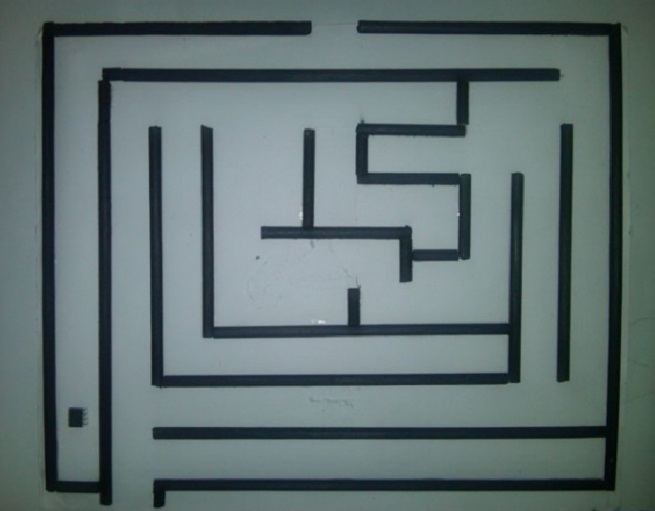
%> input picture laberinto_pdf.jpg, 655 x 511 px
$ octave resuelve_lab.m   (GNU Octave 9; MATLAB toolbox functions it lacks are replaced by stand-ins)
%> lines starting %> are read from the running program, lines starting %| are printed output that depends on the picture; in (x1, y1, x2, y2) boxes, pixels count from 0 and x2, y2 are one past the last pixel; in counts of white or black regions, pixels touching at a corner belong together; the program's own positions count from 1
%LIMPIA LA PANTALLA Y TODAS LAS
%VARIABLES
clear all;
clc
%SELECCIONA IMAGEN Y LA CAMBIA A
%ESCALA DE GRISES
A=imread('laberinto_pdf.jpg');
%> A is the input picture: size 511x655x3 uint8; mean R, G, B 97.8, 113.7, 114.4
figure(1)
imshow(A);
[d1,d2,d3] = size(A);
%> d1 = 511; d2 = 655; d3 = 3
O=d1*d2;
%> O = 334705
if (d3>=3)
d=rgb2gray(A);
else
 d=(A);
end
% MUESTRA EL TAMA袿 DE LA IMAGEN Y
%CREA OTRAS DOS MATRICES DEL MISMO
% TAMA袿
C=size(A);
%> C = [511 655 3]
B=zeros(d1,d2);
B2=zeros(d1,d2);
figure(2)
imshow(d);
whos
%HACE UN RECORTE DE LA IMAGEN
g=d1;
%> g = 511
h=d2;
%> h = 655
for i= 1:g
 for j=1:h
 m(i,j)=d(i,j);
 end
end

%CONVIERTE LA IMAGEN A BINARIO
A=0;
I=im2double(d);
for i=1:d1
 for j=1:d2
 A=A + I(i,j);
 end
end
%> after the loop, A = 143129.9
media=A/O*.6;
%> media = 0.257
J=im2double(m);
for i=1:g
 for j=1:h
 if J(i,j)< media
 J(i,j)=0;
 else
 J(i,j)=1;
 end
 end
end
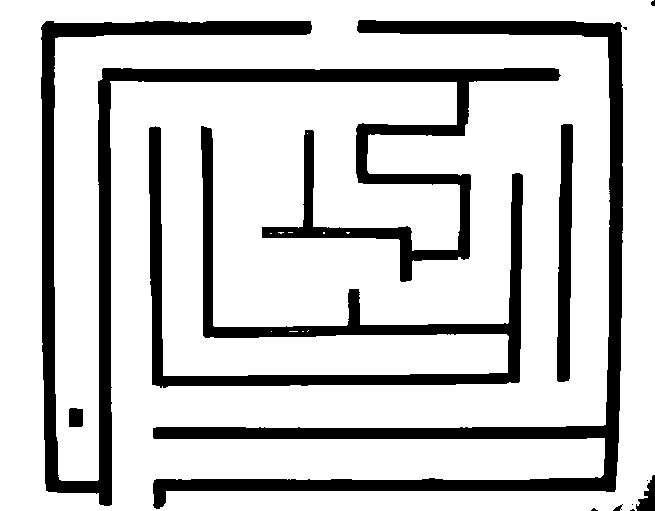
%> J: size 511x655 double; values 0 (black) and 1 (white), 80% white; 13 black regions (6 under 20 px), largest, box (x1, y1, x2, y2) and area: (41, 21, 561, 506) 28458, (153, 20, 623, 509) 20177, (149, 126, 523, 388) 14491
figure (5)
imshow(J);
J=not(J);
%> J: size 511x655 logical; 20% white; 13 white regions (6 under 20 px)
imshow(J);[L Ne]=bwlabel(J);
%> after `[L Ne]=bwlabel(J)`:
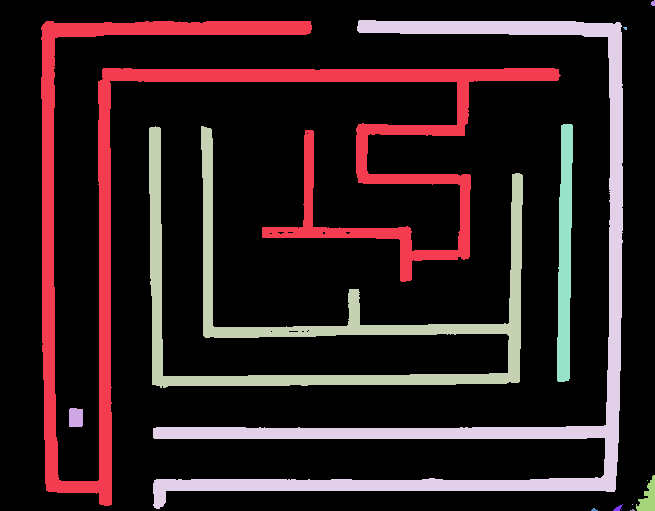
%> L: size 511x655 double; 14 distinct labels, from 0 to 13; one colour per label, 0 black
%> after `[L Ne]=bwlabel(J)`: Ne = 13
%% CALCULAR LAS PROPIEDADES DE LOS
%OBJETOS DE LA IMAGEN
propied= regionprops(L);
%> propied = 13 regions; largest, box (x1, y1, x2, y2), Area and Centroid: (41, 21, 561, 506) 28458 [225.2 185.3], (153, 20, 623, 509) 20177 [467.6 327.1], (149, 126, 523, 388) 14491 [316.2 303.7], (557, 124, 573, 382) 3168 [565.5 255.2], (636, 475, 655, 511) 373 [648.9 498.7]
hold on
%% BUSCAR AREAS MENORES
s=find([propied.Area]>20 & [propied.Area]<370);
%> s = [2 7]
%% MARCAR AREAS MENORES
for n=1:size(s,2)

rectangle('Position',propied(s(n)).BoundingBox,'EdgeColor','b','LineWidth',2)
end
%> this loop made 2 passes
%BUSCA LAS COORDENADAS DEL CENTROIDE
%DEL OBJETO
point=round(propied(s(1)).Centroid);
%> point = [76 418]
x=point(1);
%> x = 76
y=point(2);
%> y = 418
%% ELIMINAR AREAS MENORES
for n=1:size(s,2)

d=round(propied(s(n)).BoundingBox);

J(d(2):d(2)+d(4),d(1):d(1)+d(3))=0;
end
%> this loop made 2 passes
%> d on passes 1 to 2: [70 409 14 19], [614 505 10 7]
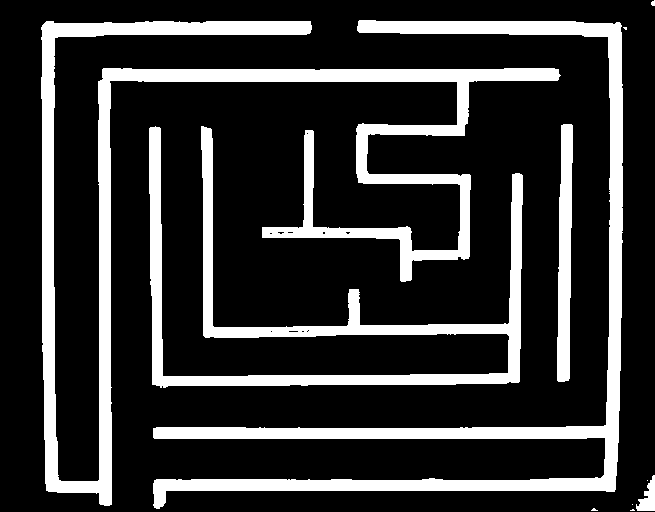
%> J: size 512x655 logical; 19.9% white; 11 white regions (6 under 20 px), largest, box (x1, y1, x2, y2) and area: (41, 21, 561, 506) 28458, (153, 20, 623, 509) 20177, (149, 126, 523, 388) 14491, (557, 124, 573, 382) 3168, (636, 475, 655, 511) 373
pause
j=1;
for i=1:size(s)
i;
 if i~0 ;
 v(j)=i;
 j=j+1;
 end
 end
%> this loop made 1 pass
%> j on pass 1: 2
v;
A=imread('laberinto_pdf.jpg');
imshow (A)
%SE BINARIZA LA IMAGEN
BA=im2bw(A,0.28);
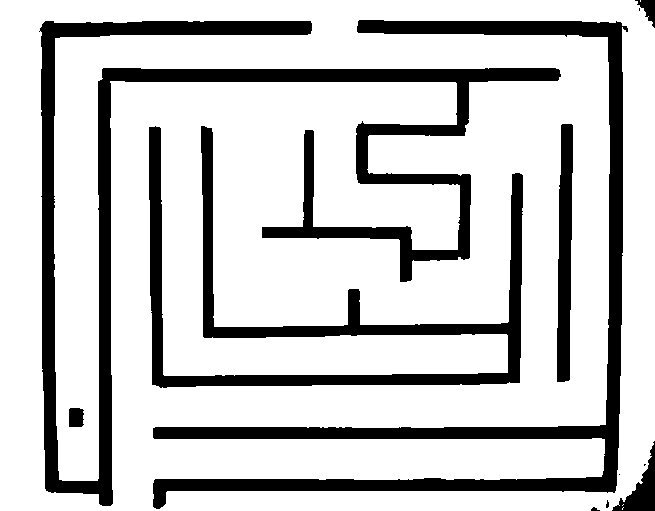
%> BA: size 511x655 logical; 79.2% white; 12 black regions (4 under 20 px), largest, box (x1, y1, x2, y2) and area: (39, 21, 561, 506) 29149, (153, 20, 628, 509) 20782, (149, 126, 523, 388) 14936
q=size(BA);
%> q = [511 655]
figure(2)
imshow(BA);
figure(1)
imshow(BA);
%SE INVIERTE LA BINARIZACION
for i=1:q(1)
 for j=1:q(2)

 if BA(i,j) == 0;
 base(i,j)=1;
 base2(i,j)=1;
 end

 end
end
figure(2)
imshow(base);
figure(3)
imshow(base2);
%PONE UN PUNTO EN EL LABERINTO QUE
%SERVIRA PARA RESOLVERLO
for i=1:5
 for j=1:5

 base(i+x,j+y) = 1;

 end

end
figure(2)
imshow(base)
impixelinfo
rep =0;
cont1=0;
cont2=0;
close = point;
%> close = [76 418]
%CODIGO PARA RESOLVER EL LABERINTO
while cont1 ~= 1
%derecha
der=0;
%derecha
while der ~= 1

x=x+1;
if base2(y,x+5)== 1
 der =1;
end
for i=1:5
 for j=1:5

 base(i+y,j+x) = .80;

 end

end
end
%abajo
ab=0;
%abajo
while ab ~= 1


y=y+1;
if ((y+5) > 460)


 figure(3)
 imshow(base);
 cont2=1;
 cont1=1;
end


if base2(y+5,x)== 1
 ab =1;
end

for i=1:5
 for j=1:5

 base(i+y,j+x) = .80;

 end

end
end
%izquierda
izq=0;
%izquierda
while izq ~= 1

x=x-1;
if base2(y,x-5)== 1
 izq =1;
end

for i=1:5
 for j=1:5

 base(i+y,j+x) = .80;

 end

end
end
%arriba
arr=0;
%arriba
while arr ~= 1

y=y-1;
if base2(y-5,x)== 1
 arr =1;
end

for i=1:5
 for j=1:5

 base(i+y,j+x) = .80;
 end

end
end
%izquierda
izq=0;
%izquierda
while izq ~= 1

x=x-1;
if base2(y,x-5)== 1
 izq =1;
end

for i=1:5
 for j=1:5

 base(i+y,j+x) = .80;
 end

end
end
%abajo
ab=0;
%abajo
while ab ~= 1

 y=y+1;
if ((y+5) > 460)


 figure(3)
 imshow(base);
 cont2=1;
 cont1=1;
end
if base2(y+5,x)== 1
 ab =1;
end

for i=1:5
 for j=1:5

 base(i+y,j+x) = .80;

 end

end
end
rep=rep+1;
if (x==close(1) && y==close(2))
 cont1=1;
end
if (rep >=35)
 cont1=1;
end
end
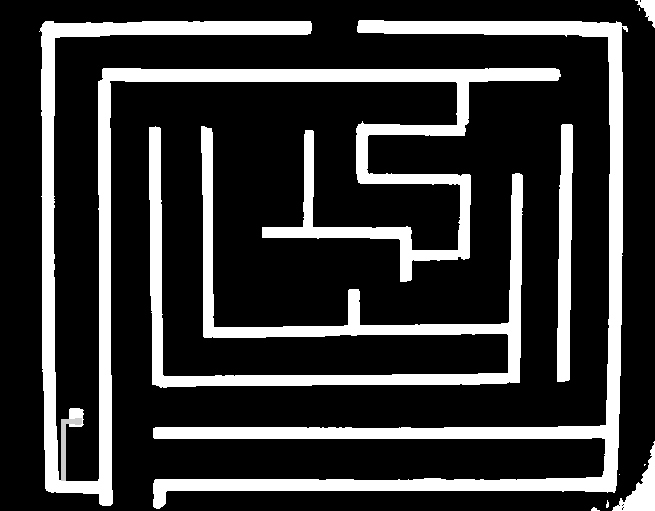
%> base: size 511x655 double; min 0, max 1, mean 0.209
%> after the loop, cont1 = 1; cont2 = 1; rep = 2; x = 61; y = 476
rep2=0;
close2 = point;
%> close2 = [76 418]
while cont2 ~= 1
%arriba
arr=0;
%arriba
while arr ~= 1

y=y-1;
if base2(y-5,x)== 1
 arr =1;
end

for i=1:5
 for j=1:5

 base(i+y,j+x) = .80;

 end

end
end
%derecha
der=0;
%derecha
while der ~= 1

x=x+1;
if base2(y,x+5)== 1
 der =1;
end

for i=1:5
 for j=1:5

 base(i+y,j+x) = .80;
 end

end
end
%abajo
ab=0;
%abajo
while ab ~= 1

y=y+1;
if ((y+5) > 460)


 figure(3)
 imshow(base);
 cont2=1;
 cont1=1;
end
if base2(y+5,x)== 1
 ab =1;
end

for i=1:5
 for j=1:5

 base(i+y,j+x) = .80;
 end

end
end
%izquierda
izq=0;
%izquierda
while izq ~= 1

x=x-1;
if base2(y,x-5)== 1
 izq =1;
end

for i=1:5
 for j=1:5

 base(i+y,j+x) = .80;
 end

end
end
%arriba
arr=0;
%arriba
while arr ~= 1

y=y-1;
if base2(y-5,x)== 1
 arr =1;
end

for i=1:5
 for j=1:5

 base(i+y,j+x) = .80;

 end

end
end
%izquierda
izq=0;
%izquierda
while izq ~= 1

x=x-1;
if base2(y,x-5)== 1
 izq =1;
end

for i=1:5
 for j=1:5

 base(i+y,j+x) = .80;

 end

end
end
%arriba
arr=0;
%arriba
while arr ~= 1

y=y-1;
if base2(y-5,y)== 1
 arr =1;
end

for i=1:5
 for j=1:5
 base(i+y,j+x) = .80;

 end

end
end
%izquierda
izq=0;
%izquierda
while izq ~= 1

x=x-1;
if base2(y,x-5)== 1
 izq =1;
end

for i=1:5
 for j=1:5

 base(i+y,j+x) = .80;

 end

end
end
%abajo
ab=0;
%abajo
while ab ~= 1

y=y+1;
if ((y+5) > 460)


 figure(3)
 imshow(base);

 cont2=1;
 break;
end
if base2(y+5,x)== 1
 ab =1;
end

for i=1:5
 for j=1:5

 base(i+y,j+x) = .80;

 end

end
end
rep2=rep2+1;
if (x==close2(1) && y==close2(2))
 cont2=1;

end
if (rep2 >=10)

 figure(3)
 imshow(base)
 cont2=1;
end
end
%> this loop made 0 passes
%> after the loop, rep2 = 0
rep3 =0;
cont3=0;
cont4=0;
close = point;
%arriba
arr=0;
%arriba
while arr ~= 1

y=y-1;
if base2(y-1,x)== 1
arr =1;
end

for i=1:1
 for j=1:1
 base(i+y,j+x) = .80;

 end

end
end
%> this loop made 438 passes
%> y on passes 1 to 3: 475, 474, 473
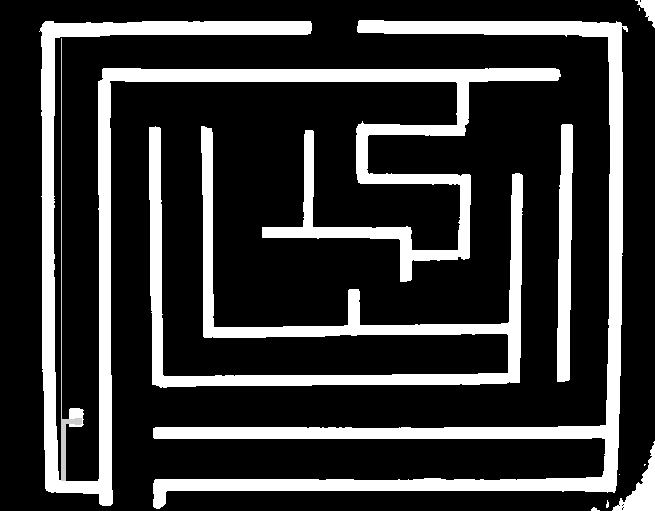
%> base: size 511x655 double; 0.11% of pixels changed, all inside (x1, y1, x2, y2) = (61, 38, 62, 419)
%> after the loop, arr = 1; y = 38
%derecha
der=0;
%derecha
while der ~= 1

x=x+1;
if base2(y,x)== 1
 der =1;
end

for i=1:1
 for j=1:1

 base(i+y,j+x) = .80;

 end

end
end
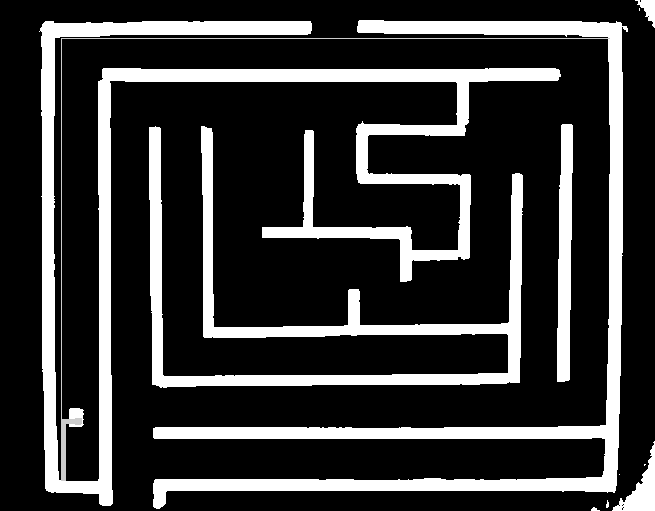
%> base: size 511x655 double; 0.16% of pixels changed, all inside (x1, y1, x2, y2) = (62, 38, 610, 39)
%> after the loop, der = 1; x = 609
%arriba
arr=0;
%arriba
while arr ~= 1

y=y-1;
if base2(y,x)== 1
 arr =1;
end

for i=1:1
 for j=1:1
 base(i+y,j+x) = .80;
 end

end
end
%> this loop made 1 pass
%> y on pass 1: 37
%> base: size 511x655 double; under 0.01% of pixels changed, all inside (x1, y1, x2, y2) = (609, 37, 610, 38)
%derecha
der=0;
%derecha
while der ~= 1

x=x+1;
if base2(y,x)== 1
 der =1;
end

for i=1:1
 for j=1:1

 base(i+y,j+x) = .80;

 end

end
end
%> this loop made 1 pass
%> x on pass 1: 610
%> base: size 511x655 double; min 0, max 1, mean 0.211; mean of the top-left, top-right, bottom-left and bottom-right quarters 0.199, 0.217, 0.204, 0.226
%arriba
arr=0;
%arriba
while arr ~= 1

y=y-1;
if base2(y,x)== 1
 arr =1;
end

for i=1:1
 for j=1:1
 base(i+y,j+x) = .80;

 end

end
end
%> this loop made 1 pass
%> y on pass 1: 36
%derecha
der=0;
%derecha
while der ~= 1

x=x+1;
if base2(y,x)== 1
 der =1;
end

for i=1:1
 for j=1:1

 base(i+y,j+x) = .80;

 end

end
end
%> this loop made 1 pass
%> x on pass 1: 611
%arriba
arr=0;
%arriba
while arr ~= 1

y=y-1;
if base2(y,x)== 1
 arr =1;
end

for i=1:1
 for j=1:1
 base(i+y,j+x) = .80;

 end

end
end
%> this loop made 1 pass
%> y on pass 1: 35
%derecha
der=0;
%derecha
while der ~= 1

y=x+1;

%> (the run ends here)
